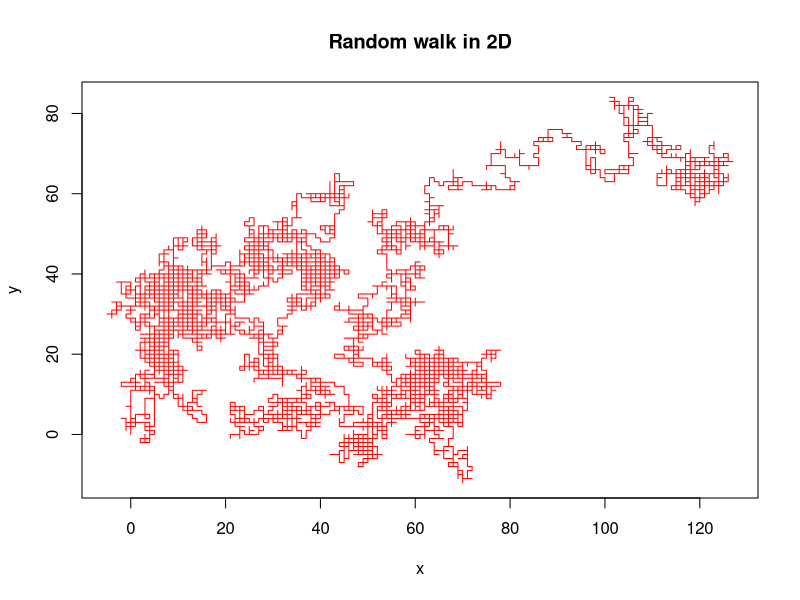

This figure's R source:
## Author: Indranil Ghosh, Physics Department, Jadavpur University

###############################################################################
## A simulation of Random walk in 2-D. Step length is +-1 and probability of ##
## moving in all the four directions is equal i.e, 1/4.                      ##
###############################################################################


x <- c(0.0)
y <- c(0.0)

for (i in 2:10000) {
  r <- runif(1)
  if (r<=1/4) {
    x <- c(x, x[i-1]+1)
    y <- c(y, y[i-1])
  }
  else if(r<=2/4) {
    x <- c(x, x[i-1])
    y <- c(y, y[i-1]+1)
  }
  else if(r<=3/4) {
    x <- c(x, x[i-1]-1)
    y <- c(y, y[i-1])
  }
  else {
    x <- c(x, x[i-1])
    y <- c(y, y[i-1]-1)
  }
}

plot(x, y, type="l", col="red", main="Random walk in 2D")
  
  
